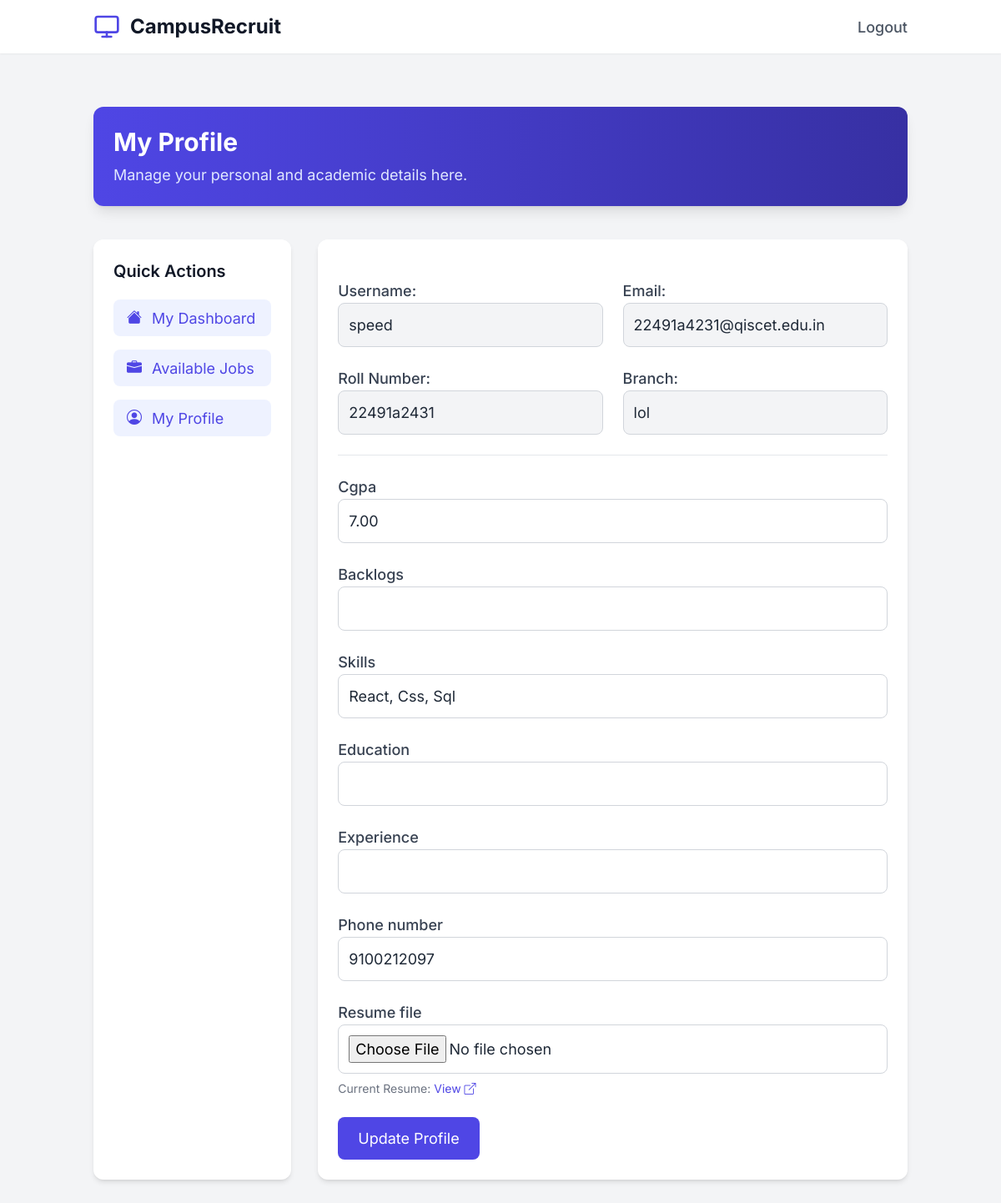
Page /student/profile/ (signed in) on the committed database.
### core/models.py (models this page shows, shortened)
class User(AbstractUser):
    USER_TYPE_CHOICES = (
        ('admin', 'Admin'),
        ('student', 'Student'),
    )
    user_type = models.CharField(max_length=10, choices=USER_TYPE_CHOICES, default='student')

class StudentProfile(models.Model):
    user = models.OneToOneField(User, on_delete=models.CASCADE, primary_key=True, related_name='student_profile')
    roll_number = models.CharField(max_length=20, unique=True) # This MUST be unique=True here (model field)
    branch = models.CharField(max_length=50)
    cgpa = models.DecimalField(max_digits=4, decimal_places=2, null=True, blank=True)
    backlogs = models.IntegerField(default=0)
    skills = models.TextField(blank=True, null=True)
    education = models.TextField(blank=True, null=True)
    experience = models.TextField(blank=True, null=True)
    phone_number = models.CharField(max_length=15, blank=True, null=True)
    resume_file = models.FileField(upload_to='resumes/', blank=True, null=True)

### core/views.py (the view)
# urls.py: path('student/profile/', login_required(core_views.student_profile_view), name='student_profile_view'),
@login_required
@user_passes_test(is_student)
def student_profile_view(request):
    student_profile, created = StudentProfile.objects.get_or_create(user=request.user)
    if request.method == 'POST':
        form = StudentProfileForm(request.POST, request.FILES, instance=student_profile)
        if form.is_valid():
            form.save()
            if 'resume_file' in request.FILES:
                parse_resume_for_student(student_profile)
            messages.success(request, "Profile updated successfully!")
            return redirect('student_profile_view')
        else:
            messages.error(request, "Error updating profile.")
    else:
        form = StudentProfileForm(instance=student_profile)
    return render(request, 'core/student_profile.html', {'form': form, 'student_profile': student_profile})

### core/forms.py
class StudentProfileForm(forms.ModelForm):
    class Meta:
        model = StudentProfile
        fields = ['cgpa', 'backlogs', 'skills', 'education', 'experience', 'phone_number', 'resume_file']
        widgets = {
            'skills': forms.Textarea(attrs={'rows': 4}),
            'education': forms.Textarea(attrs={'rows': 4}),
            'experience': forms.Textarea(attrs={'rows': 4}),
        }

### core/views.py (called while the page is built)
def is_student(user):
    return user.is_authenticated and user.user_type == 'student'

### templates/core/student_profile.html (shortened to what this page needs)
<!DOCTYPE html>
<html lang="en">
<head>
    <script src="https://cdn.tailwindcss.com"></script>
    <link rel="stylesheet" href="https://cdn.jsdelivr.net/npm/bootstrap-icons@1.10.5/font/bootstrap-icons.css">
</head>
<body class="bg-gray-100 text-gray-800">
    <header class="bg-white shadow-sm sticky top-0 z-50 animate-fadeIn">
        <nav class="container mx-auto px-6 py-4 flex justify-between items-center">
            <div class="flex items-center space-x-3">
                <a href="/" class="text-2xl font-bold text-gray-900">CampusRecruit</a>
            </div>
            <div class="hidden md:flex space-x-8">
                <a href="{% url 'logout' %}" class="text-gray-600 hover:text-indigo-600 font-medium transition-colors">Logout</a>
            </div>
        </nav>
    </header>
    <main class="py-16">
        <div class="container mx-auto px-6">
            <div class="bg-gradient-to-r from-indigo-600 to-indigo-800 text-white rounded-xl shadow-lg p-6 mb-10 animate-fadeInUp">
                <h2 class="text-3xl font-bold">My Profile</h2>
                <p class="text-indigo-100 mt-2">Manage your personal and academic details here.</p>
            </div>
            <div class="flex flex-col lg:flex-row gap-8">
                <aside class="lg:w-1/4 bg-white rounded-xl shadow-md p-6 card-hover-effect animate-on-scroll">
                    <h2 class="text-xl font-semibold text-gray-900 mb-5">Quick Actions</h2>
                    <ul class="space-y-4">
                        <li>
                            <a href="{% url 'student_dashboard' %}" class="flex items-center bg-indigo-50 text-indigo-600 px-4 py-2 rounded-lg hover:bg-indigo-100 transition-colors">
                                <i class="bi bi-house-fill text-lg mr-3 icon-hover"></i> My Dashboard
                            </a>
                        </li>
                        <li>
                            <a href="{% url 'student_job_list' %}" class="flex items-center bg-indigo-50 text-indigo-600 px-4 py-2 rounded-lg hover:bg-indigo-100 transition-colors">
                                <i class="bi bi-briefcase-fill text-lg mr-3 icon-hover"></i> Available Jobs
                            </a>
                        </li>
                        <li>
                            <a href="{% url 'student_profile_view' %}" class="flex items-center bg-indigo-50 text-indigo-600 px-4 py-2 rounded-lg hover:bg-indigo-100 transition-colors">
                                <i class="bi bi-person-circle text-lg mr-3 icon-hover"></i> My Profile
                            </a>
                        </li>
                    </ul>
                </aside>
                <div class="lg:w-3/4">
                    <div class="bg-white rounded-xl shadow-md p-6 card-hover-effect animate-on-scroll">
                        <form method="post" enctype="multipart/form-data" class="space-y-6">
                            <div class="grid grid-cols-1 md:grid-cols-2 gap-6">
                                <div>
                                    <label class="block text-lg font-medium text-gray-700">Username:</label>
                                    <input type="text" class="w-full p-3 border border-gray-300 rounded-lg bg-gray-100 cursor-not-allowed" value="{{ user.username }}" disabled>
                                </div>
                                <div>
                                    <label class="block text-lg font-medium text-gray-700">Email:</label>
                                    <input type="email" class="w-full p-3 border border-gray-300 rounded-lg bg-gray-100 cursor-not-allowed" value="{{ user.email|default:'N/A' }}" disabled>
                                </div>
                            </div>
                            <div class="grid grid-cols-1 md:grid-cols-2 gap-6">
                                <div>
                                    <label class="block text-lg font-medium text-gray-700">Roll Number:</label>
                                    <input type="text" class="w-full p-3 border border-gray-300 rounded-lg bg-gray-100 cursor-not-allowed" value="{{ student_profile.roll_number }}" disabled>
                                </div>
                                <div>
                                    <label class="block text-lg font-medium text-gray-700">Branch:</label>
                                    <input type="text" class="w-full p-3 border border-gray-300 rounded-lg bg-gray-100 cursor-not-allowed" value="{{ student_profile.branch }}" disabled>
                                </div>
                            </div>
                            <hr class="my-6 border-gray-200">
                            {% for field in form %}
                                <div class="mb-6">
                                    {% if field.name == 'resume_file' %}
                                        <label for="{{ field.id_for_label }}" class="block text-lg font-medium text-gray-700">{{ field.label }}</label>
                                        <input type="file" name="{{ field.name }}" id="{{ field.id_for_label }}" class="w-full p-3 border border-gray-300 rounded-lg focus:outline-none focus:ring-2 focus:ring-indigo-500" {% if field.field.required %}required{% endif %}>
                                        {% if student_profile.resume_file %}
                                            <div class="text-sm text-gray-500 mt-2">Current Resume: <a href="{{ student_profile.resume_file.url }}" target="_blank" class="text-indigo-600 hover:text-indigo-800">View <i class="bi bi-box-arrow-up-right icon-hover"></i></a></div>
                                        {% else %}
                                            <div class="text-sm text-gray-500 mt-2">No resume uploaded yet.</div>
                                        {% endif %}
                                    {% else %}
                                        <label for="{{ field.id_for_label }}" class="block text-lg font-medium text-gray-700">{{ field.label }}</label>
                                        <input type="{{ field.field.widget.input_type }}" name="{{ field.name }}" id="{{ field.id_for_label }}" value="{{ field.value|default:'' }}" class="w-full p-3 border border-gray-300 rounded-lg focus:outline-none focus:ring-2 focus:ring-indigo-500" {% if field.field.required %}required{% endif %}>
                                    {% endif %}
                                </div>
                            {% endfor %}
                            <button type="submit" class="bg-indigo-600 text-white px-6 py-3 rounded-lg hover:bg-indigo-700 transition-colors">Update Profile</button>
                        </form>
                    </div>
                </div>
            </div>
        </div>
    </main>
</body>
</html>

### templates/core/student_profile.html (style rules this page uses)
body { font-family: 'Inter', sans-serif; font-size: 18px; }
.animate-fadeIn { animation: fadeIn 1s ease-out forwards; }
.animate-fadeInUp { animation: fadeInUp 1s ease-out forwards; }
.animate-on-scroll { opacity: 0; transform: translateY(20px); transition: opacity 0.5s ease-out, transform 0.5s ease-out; }
.animate-on-scroll.in-view { opacity: 1; transform: translateY(0); }
.card-hover-effect { transition: transform 0.3s ease-in-out, box-shadow 0.3s ease-in-out; }
.icon-hover { transition: transform 0.2s ease-in-out; }
h2 { font-size: 1.5rem; }
.text-3xl { font-size: 2rem; }
.text-xl { font-size: 1.375rem; }
.text-lg { font-size: 1.125rem; }
.text-sm { font-size: 0.875rem; }
.p-6 { padding: 1.5rem; }
.py-3 { padding-top: 0.75rem; padding-bottom: 0.75rem; }

### rows in the picture
User: username "speed", email "22491a4231@qiscet.edu.in"
StudentProfile: roll_number "22491a2431", branch "lol", cgpa "7.00" "React, Css, Sql" "9100212097"

### other values in the picture
{{ field.label }} "Cgpa" "Backlogs" "Skills" "Education" "Experience" "Phone number"
{{ field.label }} "Resume file"
